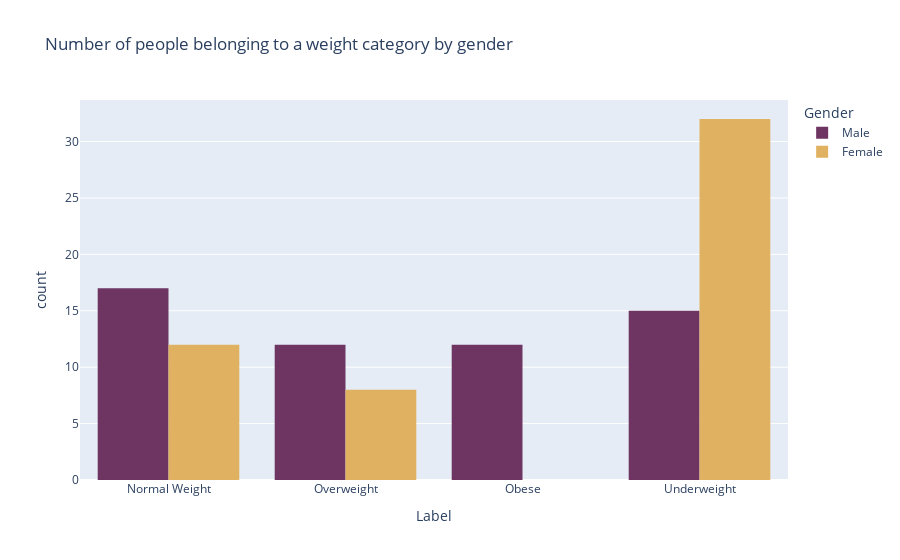

Notebook code for this chart:
### Code cell
fig = px.histogram(data_frame = df,
                   x = "Label",
                   color = "Gender",
                   title = "Number of people belonging to a weight category by gender",
                   barmode = "group",
                   color_discrete_sequence = ["#6E3562", "#DFB160"]
                  )
fig.show()

### Figure 1 — Plotly figure (JSON) as saved in the notebook; plotly's stock layout.template omitted (floating-point values rounded to 4 significant figures)
{"data": [{"alignmentgroup": "True", "bingroup": "x", "hovertemplate": "Gender=Male<br>Label=%{x}<br>count=%{y}<extra></extra>", "legendgroup": "Male", "marker": {"color": "#6E3562", "pattern": {"shape": ""}}, "name": "Male", "offsetgroup": "Male", "orientation": "v", "showlegend": true, "type": "histogram", "x": ["Normal Weight", "Overweight", "Obese", "Obese", "Obese", "Normal Weight", "Normal Weight", "Overweight", "Obese", "Obese", "Normal Weight", "Overweight", "Obese", "Obese", "Obese", "Normal Weight", "Overweight", "Overweight", "Obese", "Obese", "Normal Weight", "Normal Weight", "Overweight", "Overweight", "Obese", "Normal Weight", "Normal Weight", "Overweight", "Overweight", "Obese", "Normal Weight", "Normal Weight", "Normal Weight", "Overweight", "Overweight", "Underweight", "Normal Weight", "Normal Weight", "Normal Weight", "Overweight", "Underweight", "Underweight", "Normal Weight", "Underweight", "Underweight", "Underweight", "Underweight", "Normal Weight", "Underweight", "Underweight", "Underweight", "Underweight", "Underweight", "Underweight", "Underweight", "Underweight"], "xaxis": "x", "yaxis": "y"}, {"alignmentgroup": "True", "bingroup": "x", "hovertemplate": "Gender=Female<br>Label=%{x}<br>count=%{y}<extra></extra>", "legendgroup": "Female", "marker": {"color": "#DFB160", "pattern": {"shape": ""}}, "name": "Female", "offsetgroup": "Female", "orientation": "v", "showlegend": true, "type": "histogram", "x": ["Normal Weight", "Underweight", "Underweight", "Underweight", "Underweight", "Underweight", "Normal Weight", "Underweight", "Underweight", "Underweight", "Normal Weight", "Underweight", "Underweight", "Underweight", "Normal Weight", "Overweight", "Overweight", "Overweight", "Underweight", "Normal Weight", "Normal Weight", "Overweight", "Overweight", "Underweight", "Normal Weight", "Normal Weight", "Overweight", "Overweight", "Underweight", "Underweight", "Normal Weight", "Normal Weight", "Overweight", "Underweight", "Underweight", "Underweight", "Normal Weight", "Normal Weight", "Underweight", "Underweight", "Underweight", "Underweight", "Underweight", "Underweight", "Underweight", "Underweight", "Underweight", "Underweight", "Underweight", "Underweight", "Underweight", "Underweight"], "xaxis": "x", "yaxis": "y"}], "layout": {"autosize": true, "barmode": "group", "legend": {"title": {"text": "Gender"}, "tracegroupgap": 0}, "title": {"text": "Number of people belonging to a weight category by gender"}, "xaxis": {"anchor": "y", "autorange": true, "domain": [0, 1], "range": [-0.5, 3.5], "title": {"text": "Label"}, "type": "category"}, "yaxis": {"anchor": "x", "autorange": true, "domain": [0, 1], "range": [0, 33.68], "title": {"text": "count"}}}}
